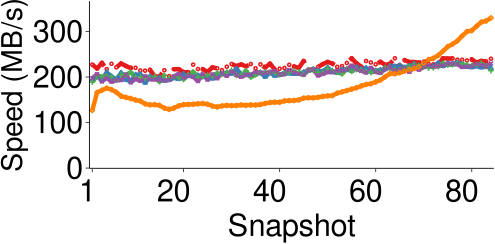

Write the R code that produced this figure.
library(grid)
library(ggplot2)
library(extrafont)
require(scales)
font_import()
loadfonts()

mywidth=5
myheight=2.5
my_value=c(1,2,3,4,5)
my_line=c("dashed","solid","dashed","solid","solid")

abbrev_x <- c(1,expression(2^3), expression(2^6),expression(2^9),expression(2^12),expression(2^15))

if(T){
    x1 <- read.table("trace_linux.data",header=TRUE)
    cairo_pdf(file="trace_linux.pdf", width=mywidth, height=myheight)
    x1$Type <- factor(x1$Type, levels=c("SGXUpload", "DetFirstUpload", "DetMinUpload", "DetAllUpload","AverageDownload"))
    ggplot(data=x1, aes(x=as.factor(BatchSize), y=Performance,shape=Type, linetype=Type, colour=Type, group=Type), log= "x") +
    geom_line(size=1.5)  + 
    geom_point(size=0.5, stroke=0.8, fill="white") +
    scale_shape_manual(values=c(my_value)) +
    scale_colour_brewer(palette="Set1") +
    scale_linetype_manual(values=c(my_line)) +
    coord_cartesian(ylim=c(16.2, 350)) +
    scale_y_continuous(breaks=seq(0, 300, 100), labels=format(seq(0, 300, 100), scientific=FALSE)) +
    scale_x_discrete(labels=c(1,20,40,60,80), breaks=c(1,20,40,60,80)) + 
    ylab('Speed (MiB/s)') +
    xlab("Snapshot") +
    theme_bw() +
    theme(
        panel.grid.major=element_blank(), 
        panel.grid.minor=element_blank(),
	    panel.background=element_blank(), 
	    # panel.border=element_rect(size=0.5),
	    panel.border = element_blank(),
	    axis.line=element_line(colour="black", size=0.3),
	    axis.ticks=element_line(size=0.3),
        axis.title.x=element_text(size=22),
        axis.text.x=element_text(margin=margin(5,0,0,0), hjust=0.8, colour="black", size=22),
        axis.title.y=element_text(size=20.4,  hjust=0.5),
        axis.text.y=element_text(margin=margin(0, 2, 0, 0), colour="black",size=22),
        legend.title = element_blank(),
        legend.position="none",
        plot.margin=unit(c(0.1,0.1,0.1,0.1), "cm")
    )
}
